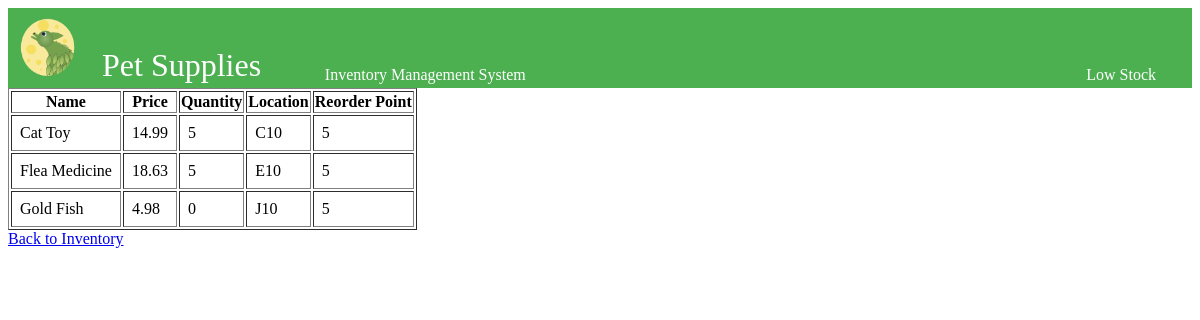
The page /low-stock/ on the database as committed earlier.
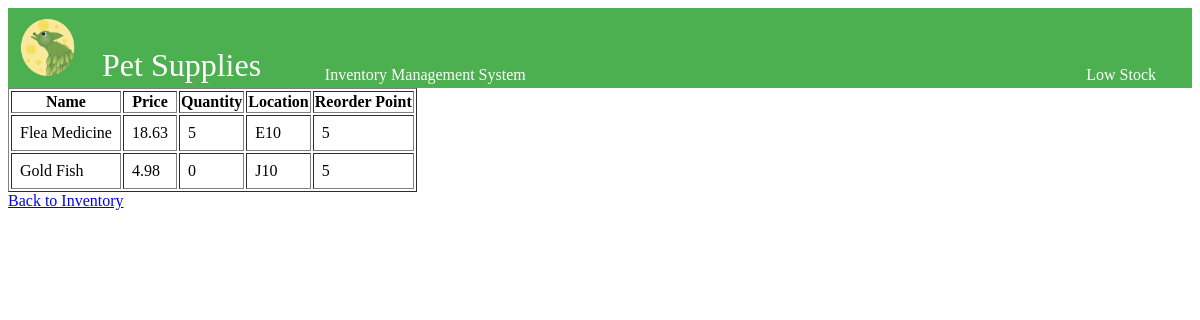
The same page on the database as committed later.
### inventory/models.py (models this page shows, shortened)
class Supply(models.Model):
    name = models.CharField(max_length=255, primary_key=True)
    price = models.FloatField()
    quantity = models.IntegerField()
    location = models.CharField(max_length=255)
    reorder_point = models.PositiveIntegerField(default=5)

### inventory/views.py (the view)
# urls.py: path('low-stock/', views.low_stock_supplies, name='low_stock_supplies'),  # Low stock supplies page
def low_stock_supplies(request):
    low_stock_items = Supply.objects.filter(quantity__lte=models.F('reorder_point'))
    return render(request, 'inventory/low_stock.html', {'low_stock_items': low_stock_items})

### inventory/templates/inventory/low_stock.html (shortened to what this page needs)
{% load static %}
<!DOCTYPE html>
<html lang="en">
<head>
    <link rel="stylesheet" href="{% static 'css/styles.css' %}">
</head>
<body>
    <div class="header-container">
        <table class = "nav_tab">
            <tr>
                <td>
    <img src="{% static 'icons/TLeafLogo2sm.png' %}" alt="T Leaf Logo">
</td>
 <td class = "pet">
    <div class = "head">
        Pet Supplies
        </div>
    </td>
<td class = "warn2">
    Inventory Management System
</td>
<td class = "warn2">
    Low Stock
</td>
</tr>
</table>
</div>
    <table border="1">
        <thead>
            <tr>
                <th>Name</th>
                <th>Price</th>
                <th>Quantity</th>
                <th>Location</th>
                <th>Reorder Point</th>
            </tr>
        </thead>
        <tbody>
            {% for supply in low_stock_items %}
            <tr>
                <td>{{ supply.name }}</td>
                <td>{{ supply.price }}</td>
                <td>{{ supply.quantity }}</td>
                <td>{{ supply.location }}</td>
                <td>{{ supply.reorder_point }}</td>
            </tr>
            {% empty %}
            <tr>
                <td colspan="5">No low stock items.</td>
            </tr>
            {% endfor %}
        </tbody>
    </table>
    <a href="{% url 'index' %}">Back to Inventory</a>
</body>
</html>

### inventory/static/css/styles.css (style rules this page uses)
.header-container { background-color: #4CAF50; align-items: center; height: 80px; color: white; text-align: center; }
.header-container img { width: 60px; height: auto; margin-right: 1px; }
.nav_tab { width: 100%; height: 50px; }
.nav_tab th, td, p { vertical-align: bottom; }
.pet { font-size: 2em; vertical-align: bottom; width: 20%; }
.warn2 { width:70%; }
.head { margin-right: auto; margin-left: 5px; vertical-align: top; }
.data_tab th, td { text-align: left; padding: 8px; }

Rows that differ between the two databases and show on the page:
no longer on this page (row edited): Supply: name "Cat Toy", price "14.99", quantity "5", location "C10", reorder_point "5"
